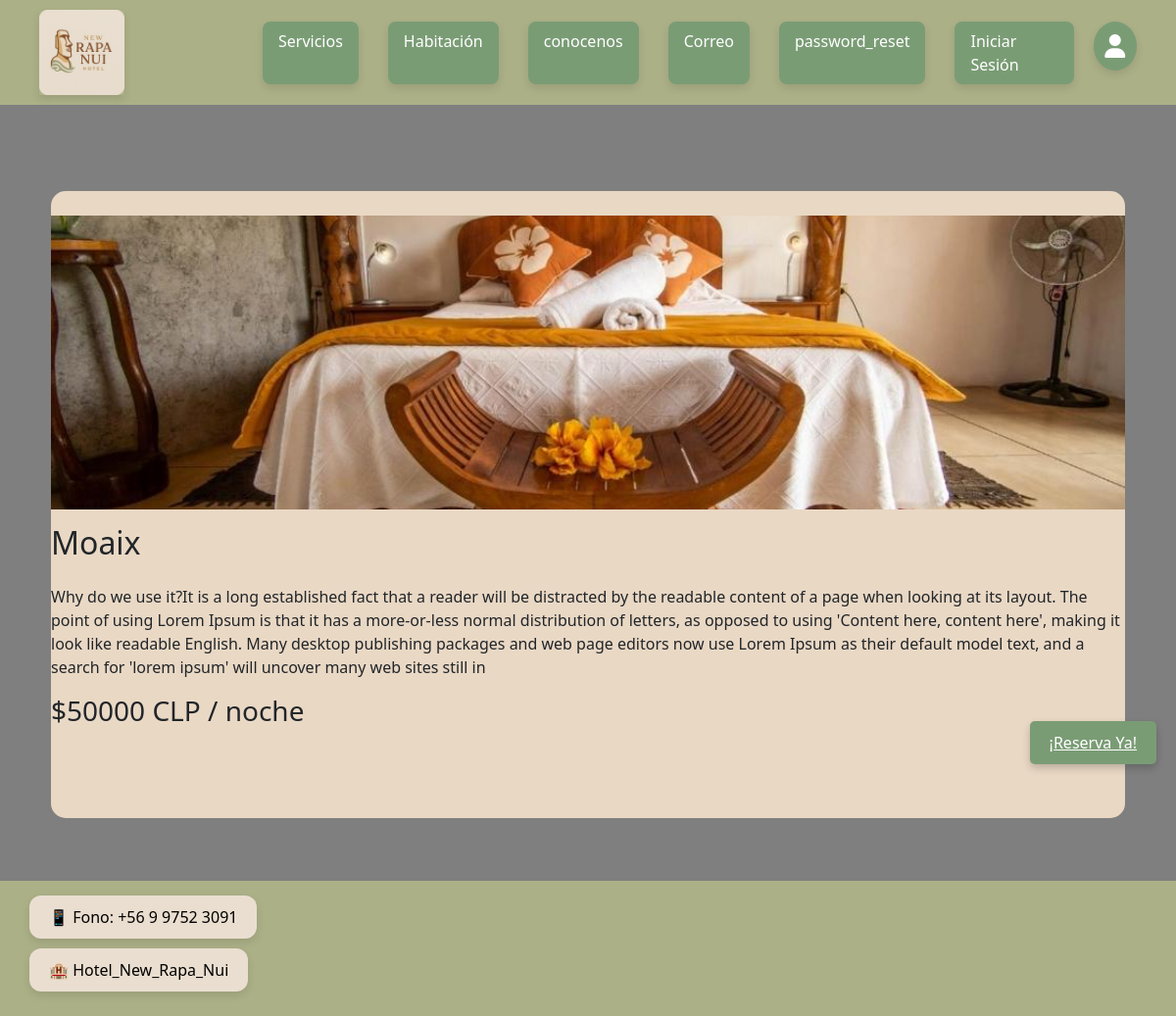
Page /detalle_Habitaciones/Moaix/ on the committed database.
### app/models.py (models this page shows, shortened)
class Habitacion(models.Model):
    n_habitacion = models.CharField(max_length=10, primary_key=True)
    descripcion_breve = models.CharField(max_length=100,default='')
    descripcion = models.TextField(max_length=500)
    precio = models.IntegerField()
    imagen = models.ImageField(upload_to='habitaciones', null=True)

### app/views.py (the view)
# urls.py: path("detalle_Habitaciones/<id>/", detalle_Habitaciones, name="detalle_Habitaciones"),
def detalle_Habitaciones(request,id):
    habitacionde = Habitacion.objects.get(n_habitacion=id)
    data = {
        'Habitaciones': habitacionde
    }
    return render(request, 'app/Publicas/detalle-habitaciones/detalle-habitaciones.html',data)

### app/templates/app/Publicas/detalle-habitaciones/detalle-habitaciones.html (shortened to what this page needs)
{% extends 'app/base.html' %}
{% load static %}
{% block extra_css %}
  <link rel="stylesheet" href="{% static 'app/css/detalle-habitaciones.css' %}">
{% endblock %}
{% block content %}
<div class="container mt-5">
    <div class="col-12 mb-4 tarjeta-full">
        <div class="tarjeta2">
            <img src="{{ Habitaciones.imagen.url }}" class="card-img-top">
            <div class="card-bod2">
                <h2 class="card-title">{{ Habitaciones.n_habitacion }}</h2> <br>
                <p class="card-text">{{ Habitaciones.descripcion }}</p>
                    <div class="card-footer-info">
                        <h3 class="precio">${{ Habitaciones.precio }} CLP / noche</h3>
                        <a href="{% url 'login' %}" class="btn-custom">¡Reserva Ya!</a>
                      </div>
            </div>
        </div>
    </div>
</div>
{% endblock %}

### app/static/app/css/base.css (style rules this page uses)
html, body { height: 100%; width: 100%; }
body { flex: 1; }
html, body { height: 100%; margin: 0; padding: 0; }
body { display: flex; flex-direction: column; min-height: 100vh; }

### app/static/app/css/habitacion-emp.css (style rules this page uses)
body { position: relative; background-image: url("../img/fondo.png"); background-size: cover; background-position: center; background-repeat: no-repeat; background-attachment: fixed; height: 100vh; }
body::before { content: ''; position: absolute; top: 0; left: 0; width: 100%; height: 100%; background: rgba(0, 0, 0, 0.5); z-index: -1; }

### app/static/app/css/detalle-habitaciones.css (style rules this page uses)
body { position: relative; background-image: url("../img/fondo.png"); background-size: cover; background-position: center; background-repeat: no-repeat; background-attachment: fixed; height: 100vh; }
body::before { content: ''; position: absolute; top: 0; left: 0; width: 100%; height: 100%; background: rgba(0, 0, 0, 0.5); z-index: -1; }
.btn-custom { background-color: #7a9c75; color: white; border: none; padding: 10px 20px; font-size: 16px; text-align: center; display: inline-block; border-radius: 5px; box-shadow: 0 4px 8px rgba(0, 0, 0, 0.2); transition: all 0.3s ease; position: absolute; bottom: 20px; right: 20px; }
.tarjeta-full { background-color: #e9d8c4; border-radius: 15px; overflow: hidden; padding: 0px; padding-bottom: 60px; min-height: calc(100vh - 160px); display: flex; flex-direction: column; justify-content: center; }
.tarjeta2 { height: 100%; display: flex; flex-direction: column; }
.card-img-top { border-radius: 15px 15px 0 0; height: 300px; object-fit: cover; margin-bottom: 15px; }

### app/static/app/css/agenda.css (style rules this page uses)
body { background-image: url("../img/fondo.png"); background-size: cover; background-position: center; background-repeat: no-repeat; background-attachment: fixed; height: 100vh; margin: 0; font-family: Arial, sans-serif; }
body::before { content: ''; position: fixed; top: 0; left: 0; width: 100%; height: 100%; background: rgba(0, 0, 0, 0.5); z-index: -1; }

### rows in the picture
Habitacion: imagen (picture), n_habitacion "Moaix", descripcion "Why do we use it?It is a long established fact that a reader will be distracted by the readable content of a page when looking at its layout. The point of using Lorem Ipsum is that it has a more-or-less normal distribution of letters, as opposed to using 'Content here, content here', making it look like readable English. Many desktop publishing packages and web page editors now use Lorem Ipsum as their default model text, and a search for 'lorem ipsum' will uncover many web sites still in", precio "50000"
